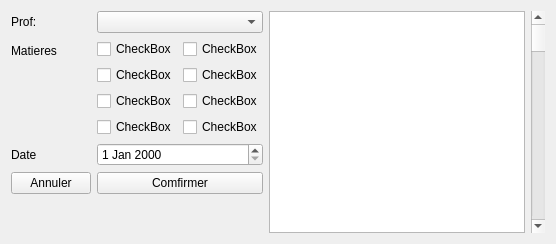
                  <widget class="QWidget" name="tabMatProf">
                   <attribute name="title">
                    <string>MATIERE-PROF</string>
                   </attribute>
                   <layout class="QHBoxLayout" name="horizontalLayout_17">
                    <item>
                     <layout class="QFormLayout" name="matiere_profForm">
                      <item row="0" column="1">
                       <widget class="QComboBox" name="matiere_prof_Combo">
                        <property name="insertPolicy">
                         <enum>QComboBox::InsertAlphabetically</enum>
                        </property>
                       </widget>
                      </item>
                      <item row="0" column="0">
                       <widget class="QLabel" name="matiere_prof_profLabel">
                        <property name="text">
                         <string>Prof:</string>
                        </property>
                       </widget>
                      </item>
                      <item row="1" column="0">
                       <widget class="QLabel" name="label_9">
                        <property name="text">
                         <string>Matieres</string>
                        </property>
                       </widget>
                      </item>
                      <item row="2" column="1">
                       <widget class="QDateEdit" name="dateEdit_3"/>
                      </item>
                      <item row="2" column="0">
                       <widget class="QLabel" name="label_10">
                        <property name="text">
                         <string>Date</string>
                        </property>
                       </widget>
                      </item>
                      <item row="3" column="1">
                       <widget class="QPushButton" name="ComfirmerAttr_3">
                        <property name="text">
                         <string>Comfirmer</string>
                        </property>
                       </widget>
                      </item>
                      <item row="3" column="0">
                       <widget class="QPushButton" name="AnnulerAttr_3">
                        <property name="text">
                         <string>Annuler</string>
                        </property>
                       </widget>
                      </item>
                      <item row="4" column="1">
                       <spacer name="verticalSpacer_14">
                        <property name="orientation">
                         <enum>Qt::Vertical</enum>
                        </property>
                        <property name="sizeHint" stdset="0">
                         <size>
                          <width>20</width>
                          <height>33</height>
                         </size>
                        </property>
                       </spacer>
                      </item>
                      <item row="1" column="1">
                       <layout class="QGridLayout" name="matiere_prof_grid">
                        <item row="0" column="0">
                         <widget class="QCheckBox" name="checkBox_25">
                          <property name="text">
                           <string>CheckBox</string>
                          </property>
                         </widget>
                        </item>
                        <item row="1" column="0">
                         <widget class="QCheckBox" name="checkBox_40">
                          <property name="text">
                           <string>CheckBox</string>
                          </property>
                         </widget>
                        </item>
                        <item row="2" column="0">
                         <widget class="QCheckBox" name="checkBox_41">
                          <property name="text">
                           <string>CheckBox</string>
                          </property>
                         </widget>
                        </item>
                        <item row="0" column="1">
                         <widget class="QCheckBox" name="checkBox_26">
                          <property name="text">
                           <string>CheckBox</string>
                          </property>
                         </widget>
                        </item>
                        <item row="1" column="1">
                         <widget class="QCheckBox" name="checkBox_43">
                          <property name="text">
                           <string>CheckBox</string>
                          </property>
                         </widget>
                        </item>
                        <item row="2" column="1">
                         <widget class="QCheckBox" name="checkBox_44">
                          <property name="text">
                           <string>CheckBox</string>
                          </property>
                         </widget>
                        </item>
                        <item row="3" column="0">
                         <widget class="QCheckBox" name="checkBox_45">
                          <property name="text">
                           <string>CheckBox</string>
                          </property>
                         </widget>
                        </item>
                        <item row="3" column="1">
                         <widget class="QCheckBox" name="checkBox_27">
                          <property name="text">
                           <string>CheckBox</string>
                          </property>
                         </widget>
                        </item>
                       </layout>
                      </item>
                     </layout>
                    </item>
                    <item>
                     <widget class="QTextBrowser" name="matier_prof_txtBrowser"/>
                    </item>
                    <item>
                     <widget class="QScrollBar" name="matiere_profScroll">
                      <property name="orientation">
                       <enum>Qt::Vertical</enum>
                      </property>
                     </widget>
                    </item>
                   </layout>
                  </widget>
